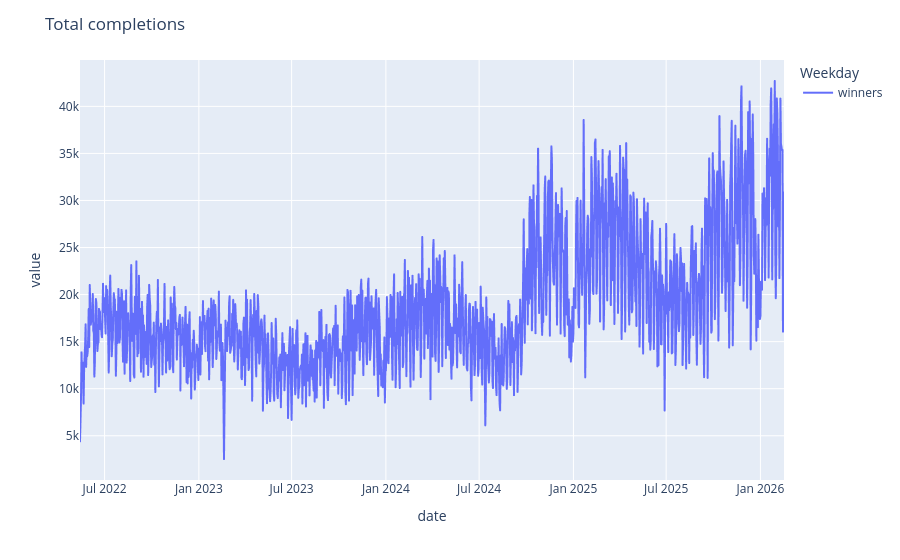

Notebook code for this chart:
### Code cell
df.index = pd.to_datetime(df.index)
fig = df["winners"].plot(y=["winners"], backend="plotly") #.resample("W").sum()
fig.update_layout(
    title="Total completions",
    legend_title_text="Weekday",
)

### Figure 1 — Plotly figure (JSON) as saved in the notebook; plotly's stock layout.template omitted (floating-point values rounded to 4 significant figures; data arrays with more than 128 entries replaced by an {"elided": "..."} marker saying what was removed)
{"data": [{"hovertemplate": "variable=winners<br>date=%{x}<br>value=%{y}<extra></extra>", "legendgroup": "winners", "line": {"color": "#636efa", "dash": "solid"}, "marker": {"symbol": "circle"}, "mode": "lines", "name": "winners", "showlegend": true, "x": {"elided": "1375 str values"}, "xaxis": "x", "y": {"elided": "1375 int values"}, "yaxis": "y", "type": "scattergl"}], "layout": {"xaxis": {"anchor": "y", "domain": [0.0, 1.0], "title": {"text": "date"}}, "yaxis": {"anchor": "x", "domain": [0.0, 1.0], "title": {"text": "value"}}, "legend": {"title": {"text": "Weekday"}, "tracegroupgap": 0}, "margin": {"t": 60}, "title": {"text": "Total completions"}}}
